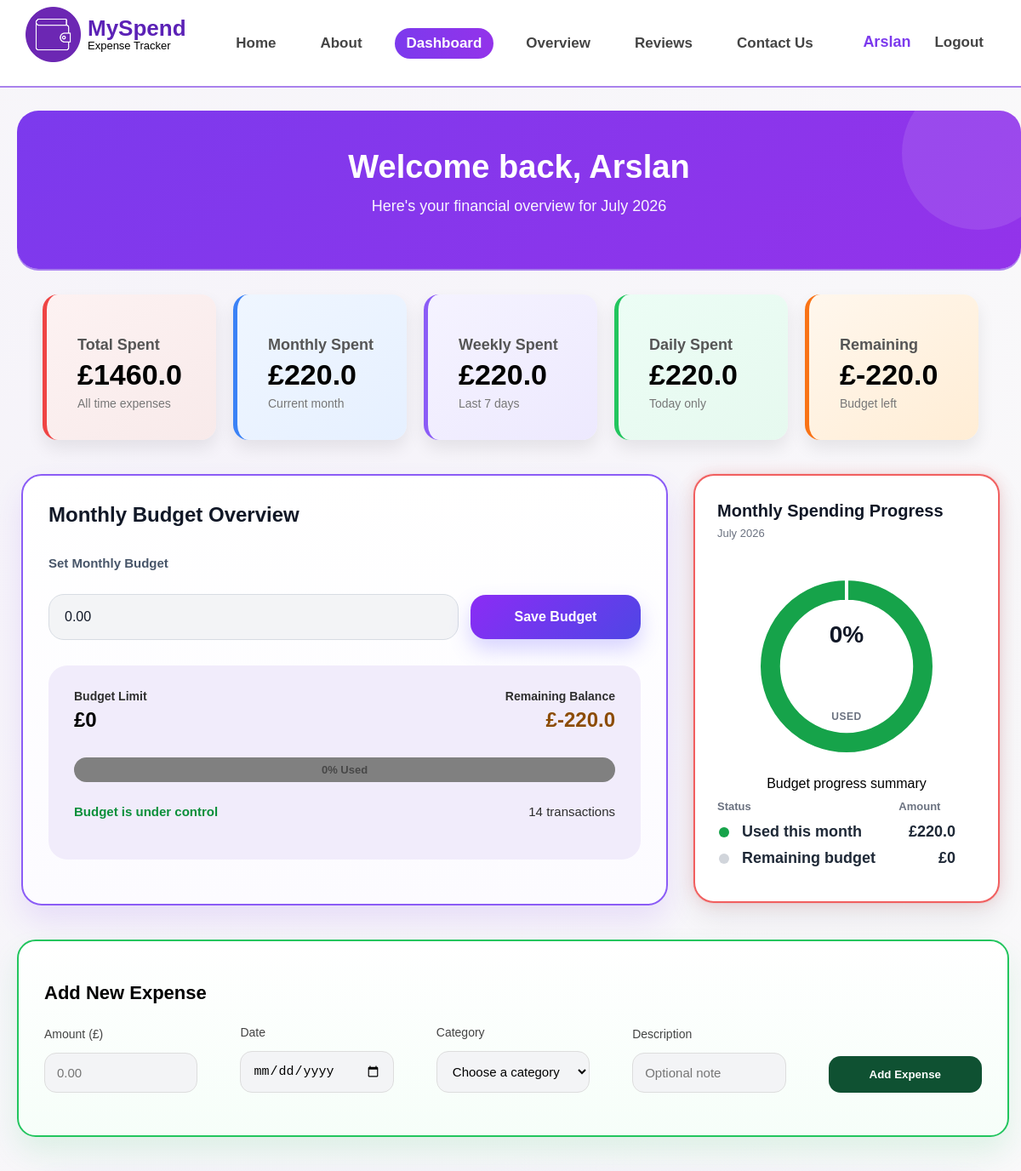
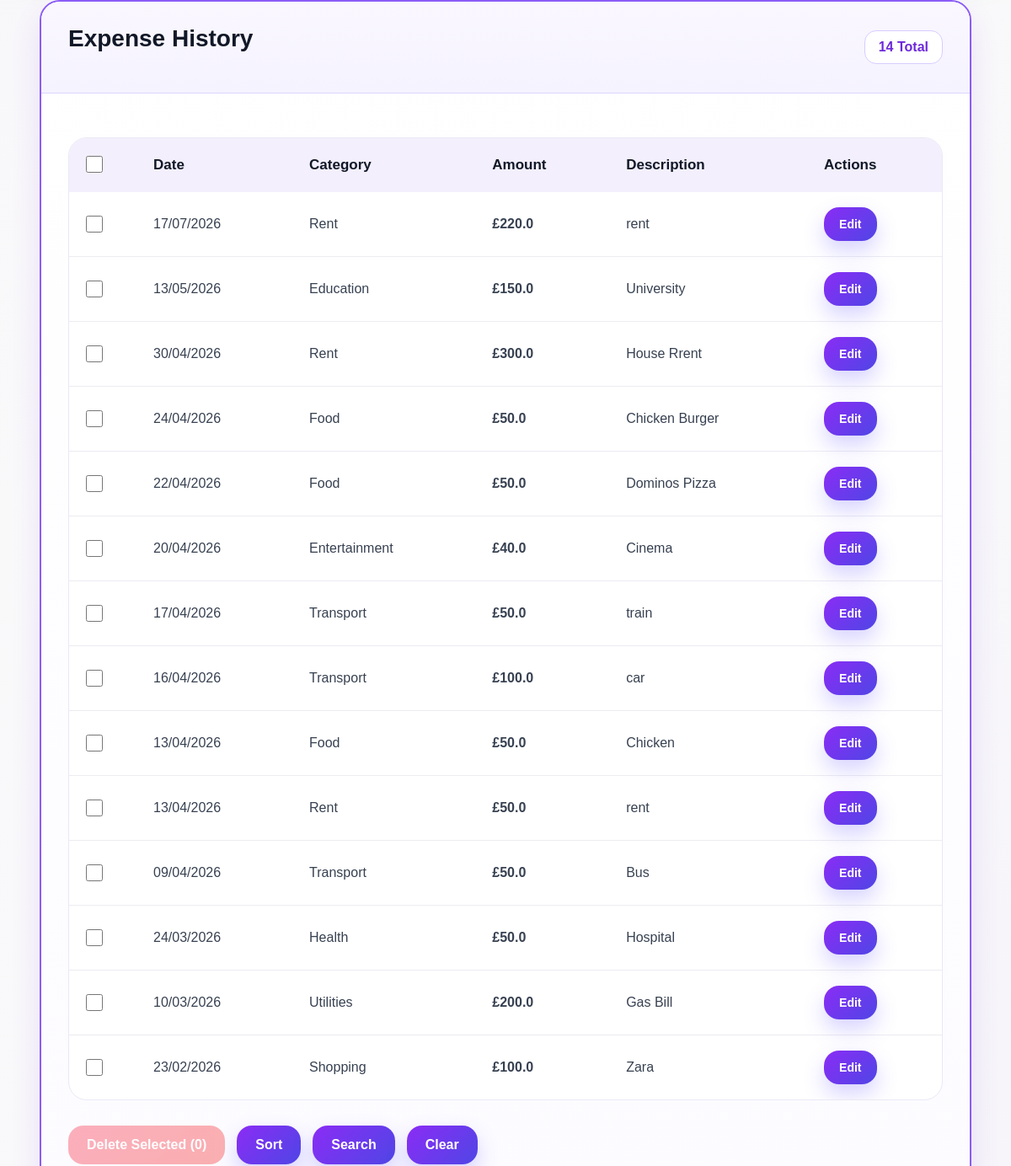
The page /dashboard (signed in, upper part) on the database as committed earlier (2 pictures, top to bottom).
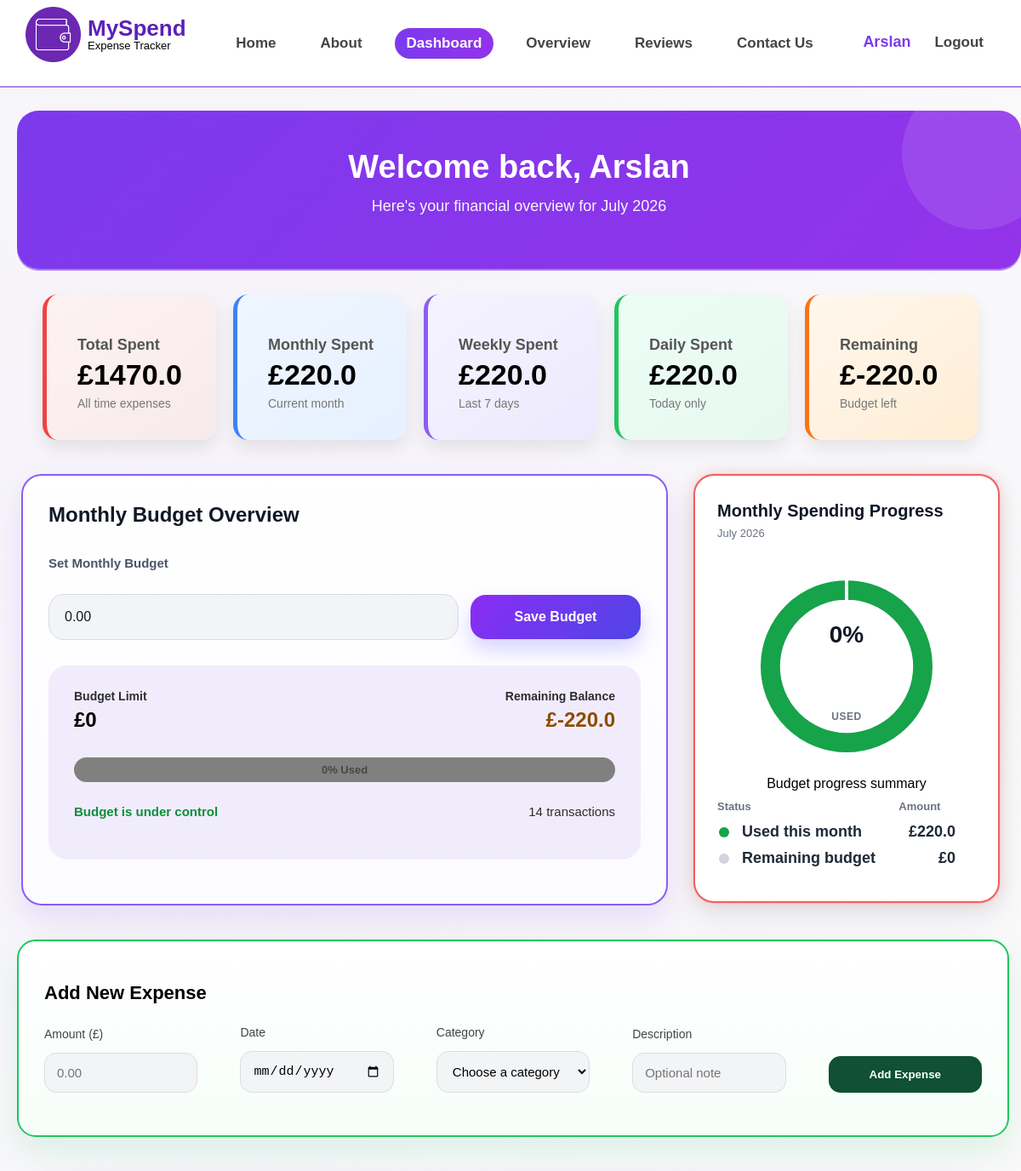
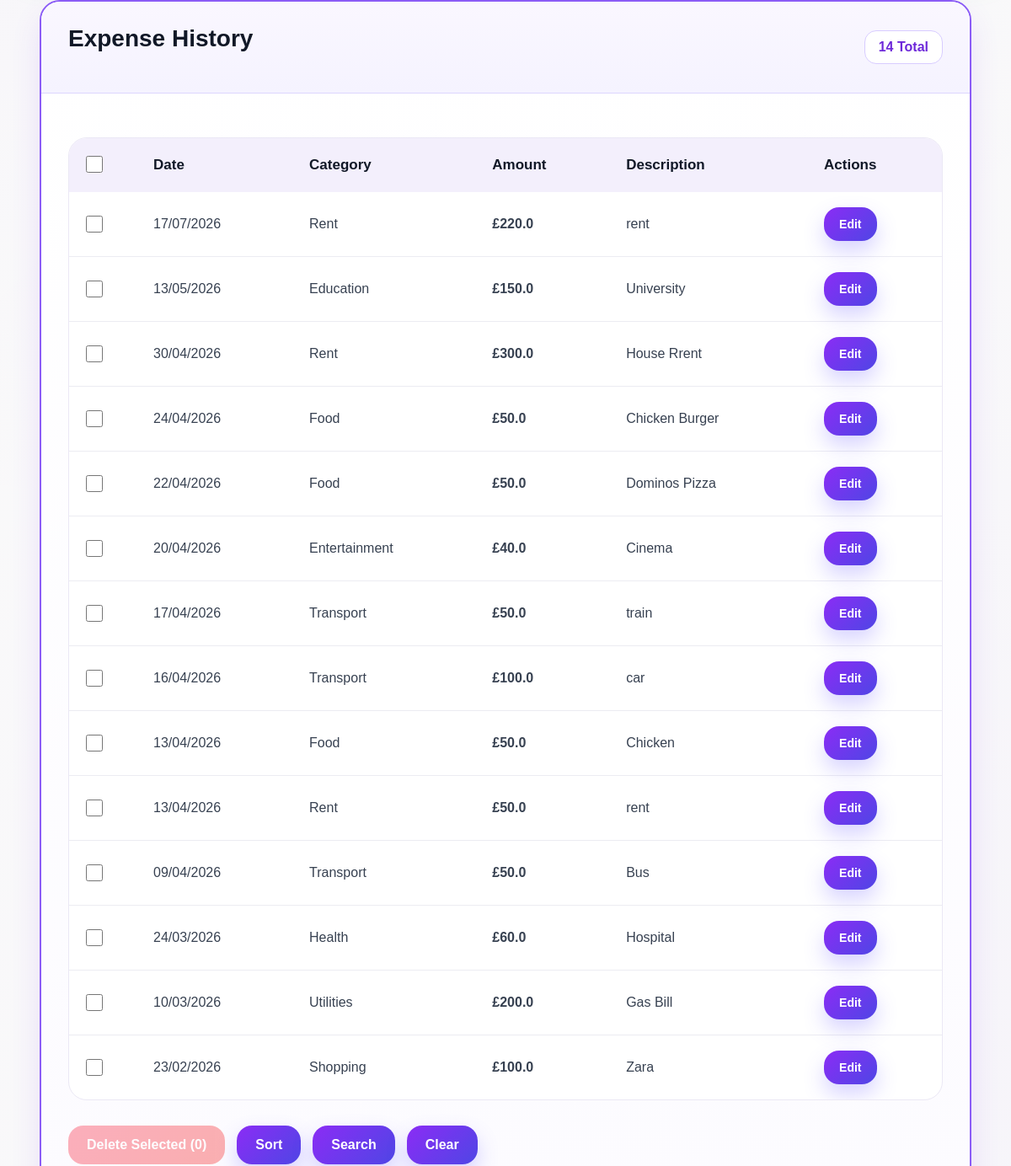
The same page on the database as committed later (2 pictures, top to bottom).
### tables this page shows
CREATE TABLE expenses (
        expense_id INTEGER PRIMARY KEY AUTOINCREMENT,
        user_id INTEGER,
        category_id INTEGER,
        date TEXT,
        amount REAL,
        description TEXT,
        FOREIGN KEY (user_id) REFERENCES users(user_id),
        FOREIGN KEY (category_id) REFERENCES categories(category_id)
    );

CREATE TABLE categories (
        category_id INTEGER PRIMARY KEY AUTOINCREMENT,
        name TEXT NOT NULL UNIQUE
    );

### tracker/routes/dashboard/dashboard_page.py (the view, shortened to what this page needs)
@main.route("/dashboard")
def dashboard() -> str:
    if "user_id" not in session:
        return redirect(url_for("main.login"))
    conn = get_db_connection()
    cursor = conn.cursor()
    user = cursor.execute(
        "SELECT name FROM users WHERE user_id = ?",
        (session["user_id"],)
    ).fetchone()
    if user is None:
        conn.close()
        session.clear()
        flash("Your session has expired. Please log in again.", "error")
        return redirect(url_for("main.login"))
    raw_sort = request.args.get("sort")  # Store the original sort value from the URL before applying any default.
    sort = raw_sort
    if not sort: # If no sort option is provided in the URL, we set the default
        sort = "date_desc" # Default sorting is by date descending (newest first)
    order_clause = {
        "date_desc": "expenses.date DESC", # Sort by date descending (newest first)
        "date_asc": "expenses.date ASC", # Sort by date ascending (oldest first)
        "amount_asc": "expenses.amount ASC", # Sort by amount ascending (lowest first)
        "amount_desc": "expenses.amount DESC", # Sort by amount descending (highest first)
        "category_asc": "categories.name ASC", # Sort by category name ascending (A-Z)
        "category_desc": "categories.name DESC", # Sort by category name descending (Z-A)
        "desc_asc": "expenses.description ASC", # Sort by description ascending (A-Z)
        "desc_desc": "expenses.description DESC" # Sort by description descending (Z-A)
    }.get(sort, "expenses.date DESC") # Use the provided sort key to get the corresponding ORDER BY clause, or default to "expenses.date DESC" if the key is not recognized.
    date_from = request.args.get("date_from")   # Get the "date_from" filter value from the URL query string, which represents the start date for filtering expenses. If the user has entered a date in the filter form, it will be included in the URL as a query parameter (e.g., ?date_from=2024-01-01). If no value is provided, this will be None.
    date_to = request.args.get("date_to")
    min_amount = request.args.get("min_amount")
    max_amount = request.args.get("max_amount")
    description = request.args.get("description")
    category_id = request.args.get("category_id")
    open_modal = request.args.get("open_modal", "")   # Get the "open_modal" value from the URL query string, which indicates which modal should be reopened after a redirect. If no value is provided, this will be an empty string.
    sort_error = request.args.get("sort_error", "")
    search_error = request.args.get("search_error", "")
    edit_error = request.args.get("edit_error", "")
    edit_expense_id = request.args.get("edit_expense_id", "")
    edit_amount_value = request.args.get("edit_amount_value", "")
    edit_category_value = request.args.get("edit_category_value", "")
    edit_date_value = request.args.get("edit_date_value", "")
    edit_description_value = request.args.get("edit_description_value", "")
    try:
        if min_amount and min_amount.strip() != "":
            min_amount_float = float(min_amount)
            if min_amount_float < 0:
                raise ValueError
        if max_amount and max_amount.strip() != "":
            max_amount_float = float(max_amount)
            if max_amount_float < 0:
                raise ValueError
    except ValueError:
        return redirect(
            url_for(
                "main.dashboard",
                open_modal="search",
                search_error="Amounts must be valid positive numbers.",
                description=description,
                min_amount=min_amount,
                max_amount=max_amount,
                date_from=date_from,
                date_to=date_to,
                category_id=category_id
            ) + "#expenses"
        )
    query = f"""
    SELECT expenses.expense_id, expenses.date, expenses.amount, expenses.description, categories.name, expenses.category_id
    FROM expenses
    JOIN categories ON expenses.category_id = categories.category_id
    WHERE expenses.user_id = ?
    """
    params = [session["user_id"]]
    if date_from and date_from != "": # If the user provided a "date_from" value in the URL query string (e.g., ?date_from=2024-01-01), we add a condition to the SQL query to filter expenses with a date greater than or equal to that value. We also append the "date_from" value to the list of parameters that will be passed to the query execution.
        query += " AND expenses.date >= ?" # Add a condition to the SQL query to filter expenses with a date greater than or equal to the "date_from" value.
        params.append(date_from) # Append the "date_from" value to the list of parameters for the query execution.
    if date_to and date_to != "": # If the user provided a "date_to" value in the URL query string (e.g., ?date_to=2024-01-31), we add a condition to the SQL query to filter expenses with a date less than or equal to that value. We also append the "date_to" value to the list of parameters that will be passed to the query execution.
        query += " AND expenses.date <= ?" # Add a condition to the SQL query to filter expenses with a date less than or equal to the "date_to" value.
        params.append(date_to) # Append the "date_to" value to the list of parameters for the query execution.
    if min_amount and min_amount != "":
        query += " AND expenses.amount >= ?"
        params.append(min_amount)
    if max_amount and max_amount != "":
        query += " AND expenses.amount <= ?"
        params.append(max_amount)
    if description and description != "":
        query += " AND expenses.description LIKE ?"
        params.append(f"%{description}%")
    if category_id and category_id != "":
        query += " AND expenses.category_id = ?"
        params.append(category_id)
    query += f" ORDER BY {order_clause}"
    expenses = cursor.execute(query, params).fetchall() # Execute the SQL query with the constructed query string and the list of parameters, which includes the user_id and any filter values provided by the user. The result is a list of expenses that match the filters and are sorted according to the selected sort option.
    total = cursor.execute(
        "SELECT COALESCE(SUM(amount), 0) FROM expenses WHERE user_id = ?",
        (session["user_id"],)
    ).fetchone()[0]
    monthly_total = cursor.execute( # We execute a SQL query to calculate the total amount of expenses for the logged-in user for the current month. We use COALESCE to return 0 if there are no expenses, and we filter expenses by user_id and the current month using strftime to extract the year and month from the date field.
        """
        SELECT COALESCE(SUM(amount), 0)
        FROM expenses
        WHERE user_id = ?
        AND strftime('%Y-%m', date) = strftime('%Y-%m', 'now')
        """,
        (session["user_id"],)
    ).fetchone()[0]
    month = datetime.now().strftime("%Y-%m")
    budget = cursor.execute("""
        SELECT amount FROM budgets
        WHERE user_id = ? AND month = ?
    """, (session["user_id"], month)).fetchone()
    budget_amount = budget[0] if budget else 0
    remaining = budget_amount - monthly_total
    if budget_amount > 0:
        progress = (monthly_total / budget_amount) * 100
    else:
        progress = 0
    daily_total = cursor.execute( # We execute a SQL query to calculate the total amount of expenses for the logged-in user for today. We use COALESCE to return 0 if there are no expenses, and we filter expenses by user_id and today's date using DATE('now').
        """
        SELECT COALESCE(SUM(amount), 0)
        FROM expenses
        WHERE user_id = ?
        AND date = DATE('now')
        """,
        (session["user_id"],)
    ).fetchone()[0]
    weekly_total = cursor.execute( # We execute a SQL query to calculate the total amount of expenses for the logged-in user for the current week. We use COALESCE to return 0 if there are no expenses, and we filter expenses by user_id and the current week using DATE and weekday functions.
        """
        SELECT COALESCE(SUM(amount), 0)
        FROM expenses
        WHERE user_id = ?
         AND date BETWEEN DATE('now', 'weekday 1', '-7 days')
                  AND DATE('now', 'weekday 0')
        """,
        (session["user_id"],)
    ).fetchone()[0]
    categories = cursor.execute( # We execute a SQL query to fetch all categories from the database. This allows us to display them in forms and filters on the dashboard.
        "SELECT * FROM categories"
    ).fetchall()
    conn.close()
    return render_template(
        "dashboard.html",
        name=user["name"],
        expenses=expenses,
        total=total,
        monthly_total=monthly_total,
        daily_total=daily_total,
        weekly_total=weekly_total,
        categories=categories,
        budget_amount=budget_amount,
        remaining=remaining,
        progress=progress,
        current_month=datetime.now().strftime("%B %Y"),
        open_modal=open_modal,
        sort_error=sort_error,
        search_error=search_error,
        edit_error=edit_error,
        edit_expense_id=edit_expense_id,
        edit_amount_value=edit_amount_value,
        edit_category_value=edit_category_value,
        edit_date_value=edit_date_value,
        edit_description_value=edit_description_value
    )

### tracker/models.py (called while the page is built)
def get_db_connection() -> sqlite3.Connection:
    connection = sqlite3.connect("myspend.db")
    connection.row_factory = sqlite3.Row
    connection.execute("PRAGMA foreign_keys = ON")
    return connection

### tracker/templates/dashboard.html (shortened to what this page needs)
{% extends "base.html" %}
{% block css %}
<link rel="stylesheet" href="{{ url_for('static', filename='css/dashboard.css') }}">
{% endblock %}
{% block content %}
{% set flashed_messages = get_flashed_messages(with_categories=true) %}
<section class="dashboard-page">
    <header class="dashboard-hero">
        <h2>Welcome back, {{ name }}</h2>
        <p>Here's your financial overview for {{ current_month }}</p>
    </header>
    <section class="summary">
        <article class="card red">
            <h3>Total Spent</h3>
            <p class="amount">£{{ total }}</p>
            <small>All time expenses</small>
        </article>
        <article class="card blue">
            <h3>Monthly Spent</h3>
            <p class="amount">£{{ monthly_total }}</p>
            <small>Current month</small>
        </article>
        <article class="card purple">
            <h3>Weekly Spent</h3>
            <p class="amount">£{{ weekly_total }}</p>
            <small>Last 7 days</small>
        </article>
        <article class="card green">
            <h3>Daily Spent</h3>
            <p class="amount">£{{ daily_total }}</p>
            <small>Today only</small>
        </article>
        <article class="card orange">
            <h3>Remaining</h3>
            <p class="amount">£{{ remaining }}</p>
            <small>Budget left</small>
        </article>
    </section>
    <section id="budget" class="budget-grid">
        {% include "dashboard_parts/budget_section.html" %}
        {% include "dashboard_parts/chart_section.html" %}
    </section>
    {% include "dashboard_parts/add_expense_form.html" %}
    {% include "dashboard_parts/expense_history.html" %}
</section>
{% endblock %}

### tracker/templates/dashboard_parts/expense_history.html (shortened to what this page needs)
<section id="expenses" class="history-card">
    <section class="history-top">
        <section class="history-title">
            <h2>Expense History</h2>
        </section>
        <p class="history-total">
            {{ expenses|length }} Total
        </p>
    </section>
    <section class="history-table-wrap">
        <form
            method="POST"
            action="/delete-selected-expenses#expenses"
            class="history-form"
            onsubmit="return confirmDelete()"
        >
            <table class="history-table">
                <thead>
                    <tr>
                        <th scope="col">
                            <input type="checkbox" id="select-all">
                        </th>
                        <th scope="col">Date</th>
                        <th scope="col">Category</th>
                        <th scope="col">Amount</th>
                        <th scope="col">Description</th>
                        <th scope="col">Actions</th>
                    </tr>
                </thead>
                <tbody>
                    {% if expenses|length == 0 %}
                    <tr>
                        <td colspan="6" class="history-empty">No expenses found</td>
                    </tr>
                    {% else %}
                    {% for expense in expenses %}
                    <tr>
                        <td>
                            <input
                                id="expense_{{ expense.expense_id }}"
                                type="checkbox"
                                class="expense-checkbox"
                                name="expense_ids"
                                value="{{ expense.expense_id }}"
                            >
                        </td>
                        <td>{{ expense.date[8:10] }}/{{ expense.date[5:7] }}/{{ expense.date[0:4] }}</td>
                        <td>{{ expense.name }}</td>
                        <td class="history-amount">£{{ expense.amount }}</td>
                        <td class="{% if not expense.description %}history-empty-description{% endif %}">
                            {% if expense.description %}
                                {{ expense.description }}
                            {% else %}
                                No description
                            {% endif %}
                        </td>
                        <td>
                            <button
                                type="button"
                                class="table-action-button"
                                onclick="openEditModal(
                                    '{{ expense.expense_id }}',
                                    '{{ expense.amount }}',
                                    '{{ expense.category_id }}',
                                    '{{ expense.date }}',
                                    '{{ expense.description | e }}'
                                )"
                            >
                                Edit
                            </button>
                        </td>
                    </tr>
                    {% endfor %}
                    {% endif %}
                </tbody>
            </table>
            <section class="history-actions">
                <button id="delete-button" type="submit" class="history-danger-button">
                </button>
                <button type="button" class="history-secondary-button" onclick="openSortModal()">
                    Sort
                </button>
                <button type="button" class="history-secondary-button" onclick="openSearchModal()">
                    Search
                </button>
                <a href="/dashboard#expenses" class="history-link-button" id="clear-expenses-link">
                    Clear
                </a>
            </section>
        </form>
    </section>
</section>

Rows that differ between the two databases and show on the page:
changed expenses "Hospital": amount "50.0" → "60.0"
Other text that changed with them:
{{ total }}: "1460.0" → "1470.0"
